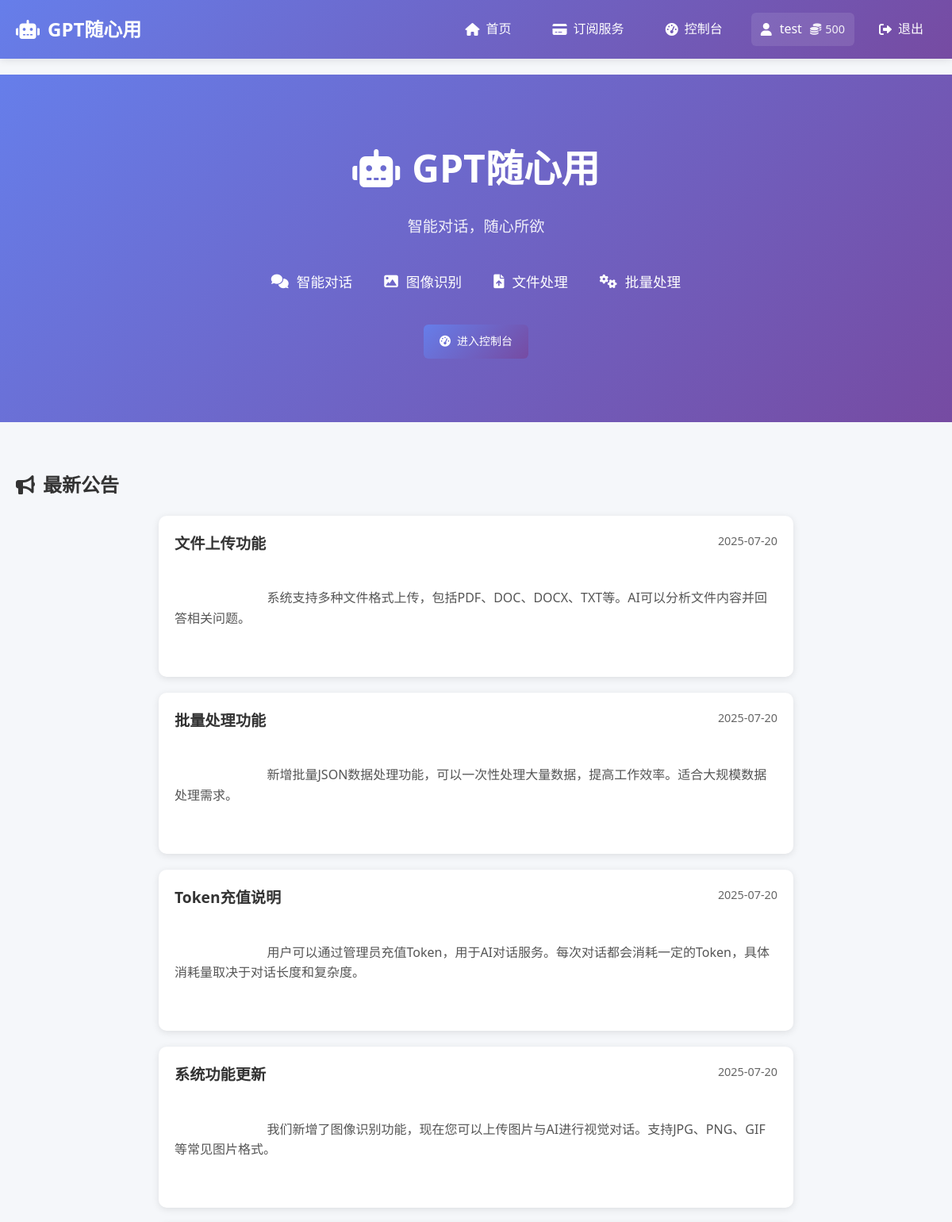
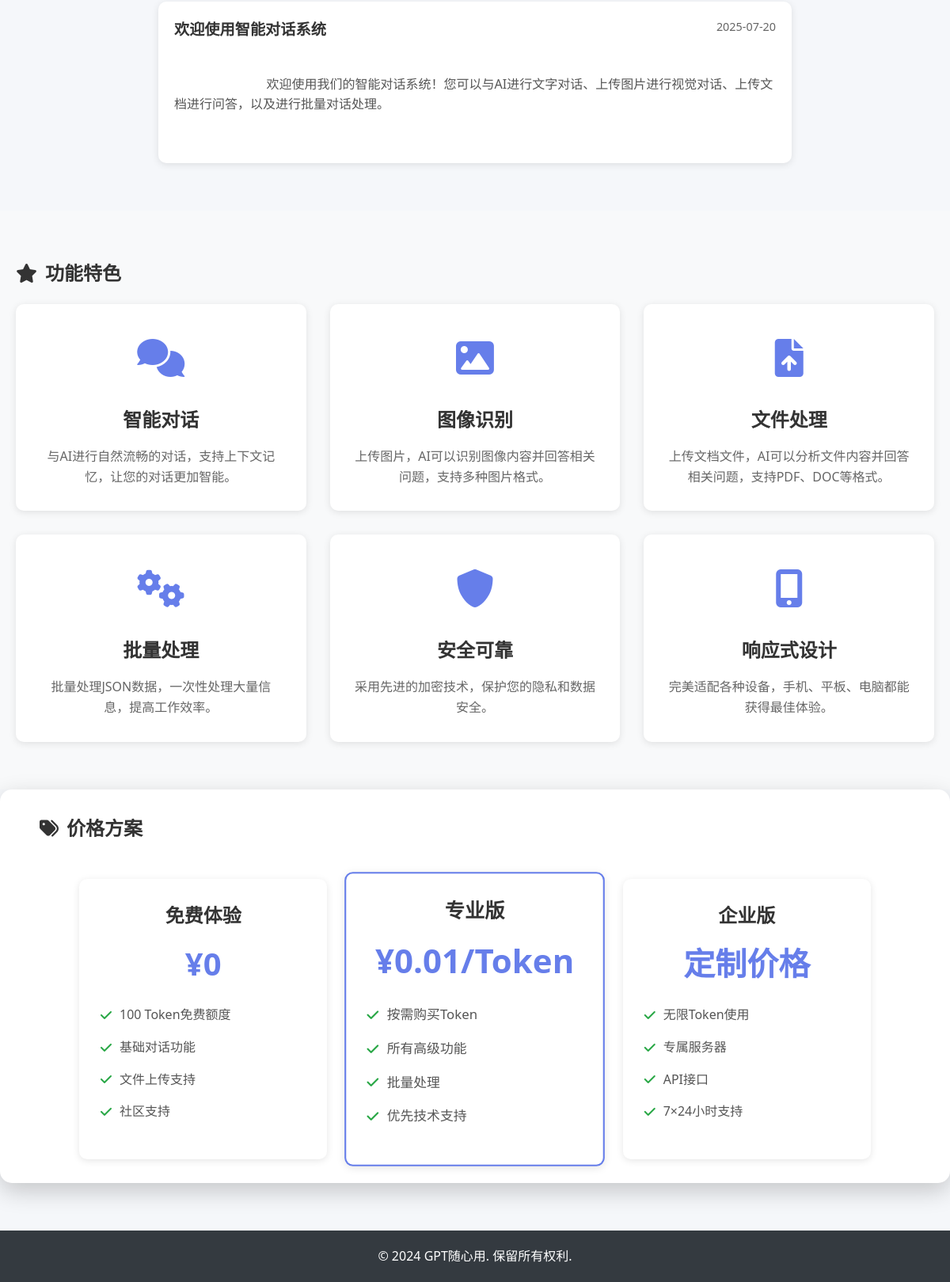
The app's page / (signed in) with its own data (2 pictures, top to bottom).
### app.py (models this page shows)
class User(UserMixin, db.Model):
    id = db.Column(db.Integer, primary_key=True)
    username = db.Column(db.String(80), unique=True, nullable=False)
    email = db.Column(db.String(120), unique=True, nullable=False)
    password_hash = db.Column(db.String(120), nullable=False)
    is_admin = db.Column(db.Boolean, default=False)
    is_active = db.Column(db.Boolean, default=True)
    tokens = db.Column(db.Integer, default=100)
    total_tokens_used = db.Column(db.Integer, default=0)
    created_at = db.Column(db.DateTime, default=datetime.datetime.utcnow)
    last_login = db.Column(db.DateTime)
    login_count = db.Column(db.Integer, default=0)
    conversations = db.relationship('Conversation', backref='user', lazy=True, cascade='all, delete-orphan')
    uploaded_files = db.relationship('UploadedFile', backref='user', lazy=True, cascade='all, delete-orphan')
    batch_tasks = db.relationship('BatchTask', backref='user', lazy=True, cascade='all, delete-orphan')
    user_logs = db.relationship('UserLog', backref='user', lazy=True, cascade='all, delete-orphan')
    payment_records = db.relationship('PaymentRecord', backref='user', lazy=True, cascade='all, delete-orphan')

class Announcement(db.Model):
    id = db.Column(db.Integer, primary_key=True)
    title = db.Column(db.String(200), nullable=False)
    content = db.Column(db.Text, nullable=False)
    is_active = db.Column(db.Boolean, default=True)
    priority = db.Column(db.Integer, default=0)  # 优先级
    view_count = db.Column(db.Integer, default=0)  # 查看次数
    created_at = db.Column(db.DateTime, default=datetime.datetime.utcnow)
    updated_at = db.Column(db.DateTime, default=datetime.datetime.utcnow)
    created_by = db.Column(db.Integer, db.ForeignKey('user.id'))

### app.py (the view)
@app.route('/')
def index():
    announcements = Announcement.query.filter_by(is_active=True).order_by(Announcement.created_at.desc()).limit(5).all()
    return render_template('index.html', announcements=announcements)

### app.py (called while the page is built)
@login_manager.user_loader
def load_user(user_id):
    return User.query.get(int(user_id))

### templates/index.html (shortened to what this page needs)
{% extends "base.html" %}
{% block content %}
<div class="hero-section">
    <div class="container">
        <h1 class="hero-title">
            <i class="fas fa-robot"></i>
            GPT随心用
        </h1>
        <p class="hero-subtitle">智能对话，随心所欲</p>
        <div class="hero-features">
            <div class="feature-item">
                <i class="fas fa-comments"></i>
                <span>智能对话</span>
            </div>
            <div class="feature-item">
                <i class="fas fa-image"></i>
                <span>图像识别</span>
            </div>
            <div class="feature-item">
                <i class="fas fa-file-upload"></i>
                <span>文件处理</span>
            </div>
            <div class="feature-item">
                <i class="fas fa-cogs"></i>
                <span>批量处理</span>
            </div>
        </div>
        <div class="hero-actions">
            {% if current_user.is_authenticated %}
                <a href="{{ url_for('dashboard') }}" class="btn btn-primary">
                    <i class="fas fa-tachometer-alt"></i>
                    进入控制台
                </a>
            {% endif %}
        </div>
    </div>
</div>
<div class="content-section">
    <div class="container">
        <div class="section-header">
            <h2>
                <i class="fas fa-bullhorn"></i>
                最新公告
            </h2>
        </div>
        <div class="announcements">
            {% if announcements %}
                {% for announcement in announcements %}
                    <div class="announcement-card">
                        <div class="announcement-header">
                            <h3>{{ announcement.title }}</h3>
                            <span class="announcement-date">{{ announcement.created_at.strftime('%Y-%m-%d') }}</span>
                        </div>
                        <div class="announcement-content">
                            {{ announcement.content }}
                        </div>
                    </div>
                {% endfor %}
            {% else %}
                <div class="no-announcements">
                    <i class="fas fa-bullhorn"></i>
                    <p>暂无公告</p>
                </div>
            {% endif %}
        </div>
    </div>
</div>
<div class="features-section">
    <div class="container">
        <div class="section-header">
            <h2>
                <i class="fas fa-star"></i>
                功能特色
            </h2>
        </div>
        <div class="features-grid">
            <div class="feature-card">
                <div class="feature-icon">
                    <i class="fas fa-comments"></i>
                </div>
                <h3>智能对话</h3>
                <p>与AI进行自然流畅的对话，支持上下文记忆，让您的对话更加智能。</p>
            </div>
            <div class="feature-card">
                <div class="feature-icon">
                    <i class="fas fa-image"></i>
                </div>
                <h3>图像识别</h3>
                <p>上传图片，AI可以识别图像内容并回答相关问题，支持多种图片格式。</p>
            </div>
            <div class="feature-card">
                <div class="feature-icon">
                    <i class="fas fa-file-upload"></i>
                </div>
                <h3>文件处理</h3>
                <p>上传文档文件，AI可以分析文件内容并回答相关问题，支持PDF、DOC等格式。</p>
            </div>
            <div class="feature-card">
                <div class="feature-icon">
                    <i class="fas fa-cogs"></i>
                </div>
                <h3>批量处理</h3>
                <p>批量处理JSON数据，一次性处理大量信息，提高工作效率。</p>
            </div>
            <div class="feature-card">
                <div class="feature-icon">
                    <i class="fas fa-shield-alt"></i>
                </div>
                <h3>安全可靠</h3>
                <p>采用先进的加密技术，保护您的隐私和数据安全。</p>
            </div>
            <div class="feature-card">
                <div class="feature-icon">
                    <i class="fas fa-mobile-alt"></i>
                </div>
                <h3>响应式设计</h3>
                <p>完美适配各种设备，手机、平板、电脑都能获得最佳体验。</p>
            </div>
        </div>
    </div>
</div>
<div class="pricing-section">
    <div class="container">
        <div class="section-header">
            <h2>
                <i class="fas fa-tags"></i>
                价格方案
            </h2>
        </div>
        <div class="pricing-grid">
            <div class="pricing-card">
                <div class="pricing-header">
                    <h3>免费体验</h3>
                    <div class="price">¥0</div>
                </div>
                <div class="pricing-features">
                    <div class="feature">
                        <i class="fas fa-check"></i>
                        <span>100 Token免费额度</span>
                    </div>
                    <div class="feature">
                        <i class="fas fa-check"></i>
                        <span>基础对话功能</span>
                    </div>
                    <div class="feature">
                        <i class="fas fa-check"></i>
                        <span>文件上传支持</span>
                    </div>
                    <div class="feature">
                        <i class="fas fa-check"></i>
                        <span>社区支持</span>
                    </div>
                </div>
            </div>
            <div class="pricing-card featured">
                <div class="pricing-header">
                    <h3>专业版</h3>
                    <div class="price">¥0.01/Token</div>
                </div>
                <div class="pricing-features">
                    <div class="feature">
                        <i class="fas fa-check"></i>
                        <span>按需购买Token</span>
                    </div>
                    <div class="feature">
                        <i class="fas fa-check"></i>
                        <span>所有高级功能</span>
                    </div>
                    <div class="feature">
                        <i class="fas fa-check"></i>
                        <span>批量处理</span>
                    </div>
                    <div class="feature">
                        <i class="fas fa-check"></i>
                        <span>优先技术支持</span>
                    </div>
                </div>
            </div>
            <div class="pricing-card">
                <div class="pricing-header">
                    <h3>企业版</h3>
                    <div class="price">定制价格</div>
                </div>
                <div class="pricing-features">
                    <div class="feature">
                        <i class="fas fa-check"></i>
                        <span>无限Token使用</span>
                    </div>
                    <div class="feature">
                        <i class="fas fa-check"></i>
                        <span>专属服务器</span>
                    </div>
                    <div class="feature">
                        <i class="fas fa-check"></i>
                        <span>API接口</span>
                    </div>
                    <div class="feature">
                        <i class="fas fa-check"></i>
                        <span>7×24小时支持</span>
                    </div>
                </div>
            </div>
        </div>
    </div>
</div>
{% endblock %}

### templates/base.html (shortened to what this page needs)
<!DOCTYPE html>
<html lang="zh-CN">
<head>
    <link rel="stylesheet" href="{{ url_for('static', filename='css/style.css') }}">
    <link rel="stylesheet" href="https://cdnjs.cloudflare.com/ajax/libs/font-awesome/6.0.0/css/all.min.css">
</head>
<body>
    <nav class="navbar">
        <div class="nav-container">
            <div class="nav-logo">
                <a href="{{ url_for('index') }}">
                    <i class="fas fa-robot"></i>
                    GPT随心用
                </a>
            </div>
            <div class="nav-menu">
                <a href="{{ url_for('index') }}" class="nav-link">
                    <i class="fas fa-home"></i>
                    首页
                </a>
                <a href="{{ url_for('subscribe') }}" class="nav-link">
                    <i class="fas fa-credit-card"></i>
                    订阅服务
                </a>
                {% if current_user.is_authenticated %}
                    <a href="{{ url_for('dashboard') }}" class="nav-link">
                        <i class="fas fa-tachometer-alt"></i>
                        控制台
                    </a>
                    <div class="nav-user">
                        <div class="user-info">
                            <i class="fas fa-user"></i>
                            <span>{{ current_user.username }}</span>
                            <div class="token-count">
                                <i class="fas fa-coins"></i>
                                <span>{{ current_user.tokens }}</span>
                            </div>
                        </div>
                        <a href="{{ url_for('logout') }}" class="nav-link">
                            <i class="fas fa-sign-out-alt"></i>
                            退出
                        </a>
                    </div>
                {% endif %}
            </div>
        </div>
    </nav>
    <main class="main-content">
        {% block content %}{% endblock %}
    </main>
    <footer class="footer">
        <div class="container">
            <p>&copy; 2024 GPT随心用. 保留所有权利.</p>
        </div>
    </footer>
</body>
</html>

### records on screen
User: username "test", tokens "500"
Announcement: title "文件上传功能", created_at "2025-07-20", content "系统支持多种文件格式上传，包括PDF、DOC、DOCX、TXT等。AI可以分析文件内容并回答相关问题。"
Announcement: title "批量处理功能", created_at "2025-07-20", content "新增批量JSON数据处理功能，可以一次性处理大量数据，提高工作效率。适合大规模数据处理需求。"
Announcement: title "Token充值说明", created_at "2025-07-20", content "用户可以通过管理员充值Token，用于AI对话服务。每次对话都会消耗一定的Token，具体消耗量取决于对话长度和复杂度。"
Announcement: title "系统功能更新", created_at "2025-07-20", content "我们新增了图像识别功能，现在您可以上传图片与AI进行视觉对话。支持JPG、PNG、GIF等常见图片格式。"
Announcement: title "欢迎使用智能对话系统", created_at "2025-07-20", content "欢迎使用我们的智能对话系统！您可以与AI进行文字对话、上传图片进行视觉对话、上传文档进行问答，以及进行批量对话处理。"
